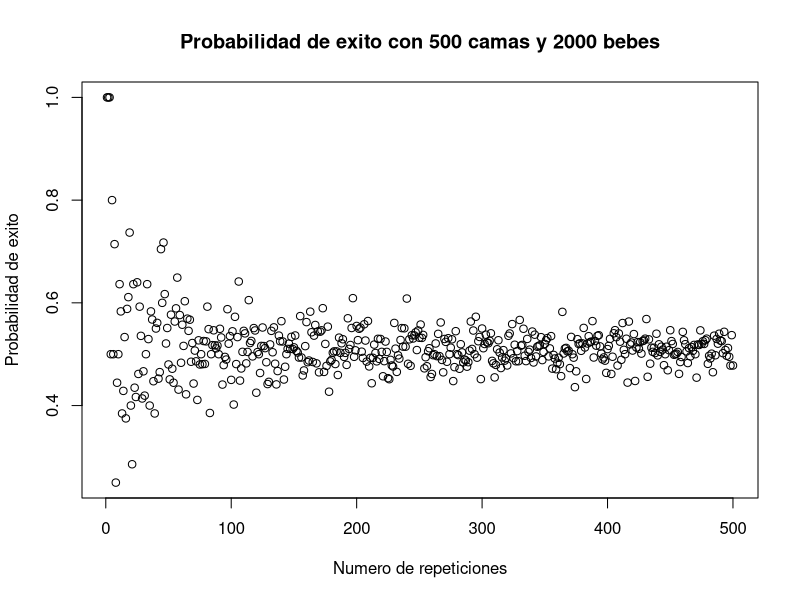

This chart was generated by the following R code:
n=500
genes <-c("aa","aA","Aa","AA")
resultado <-c()
for (i in 1:n) {
  contador <- 0
  for (j in 1:i){
    s <- sample(genes,2000,replace = TRUE)
    s1 = sum(s=="aa")
    contador <- contador + (s1 <= 500)
  }
  resultado = c(resultado, contador/i)
}


plot(1:n,resultado,
     xlab = "Numero de repeticiones",
     ylab = "Probabilidad de exito",
     main = "Probabilidad de exito con 500 camas y 2000 bebes")
